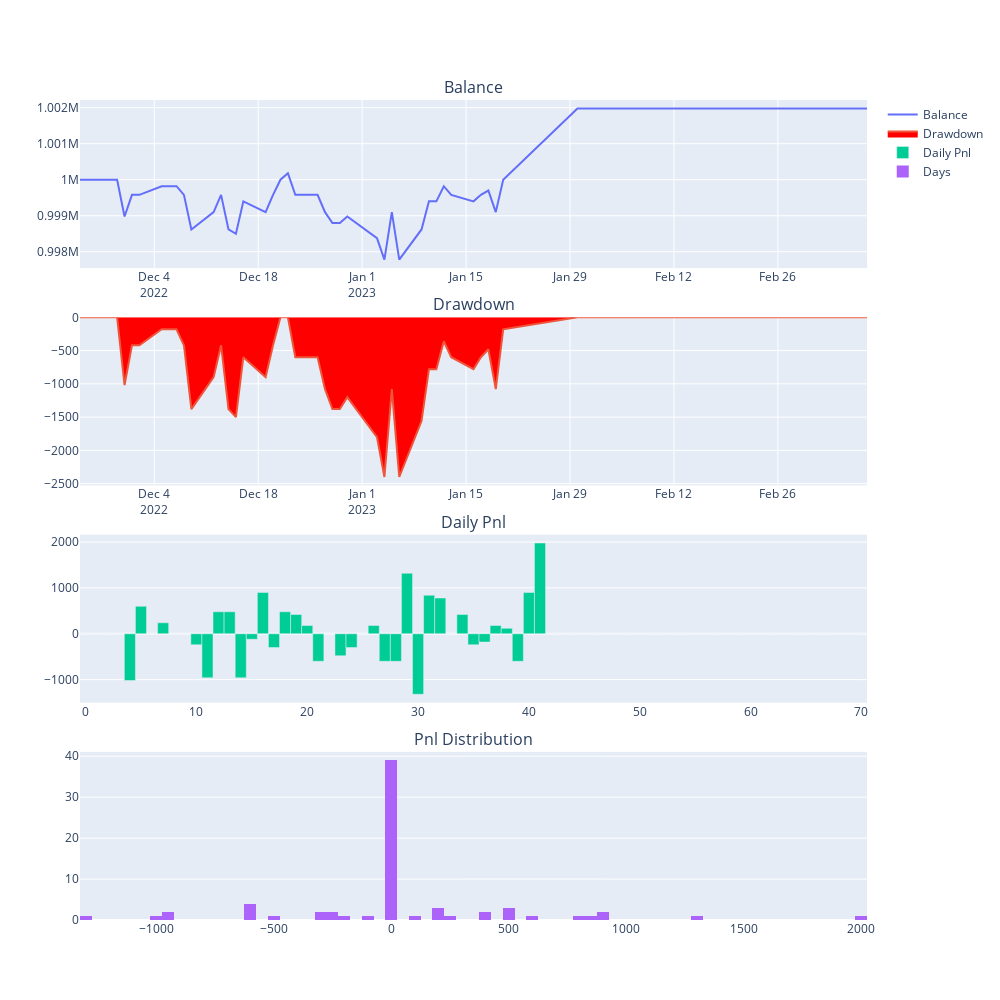

Notebook source saved alongside this figure:
### Code cell
#%%
engine.load_data()
engine.run_backtesting()
df = engine.calculate_result()
engine.calculate_statistics()
engine.show_chart()
